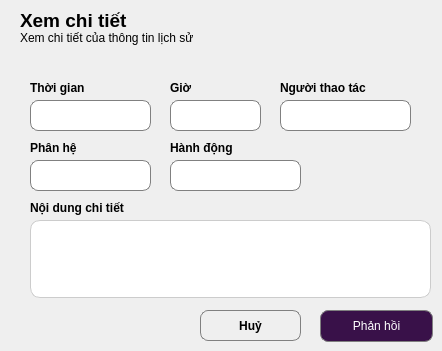
    <widget class="QWidget" name="page_82">
     <widget class="QLabel" name="label_937">
      <property name="geometry">
       <rect>
        <x>20</x>
        <y>10</y>
        <width>121</width>
        <height>21</height>
       </rect>
      </property>
      <property name="font">
       <font>
        <pointsize>14</pointsize>
        <weight>75</weight>
        <bold>true</bold>
       </font>
      </property>
      <property name="text">
       <string>Xem chi tiết</string>
      </property>
     </widget>
     <widget class="QLabel" name="label_938">
      <property name="geometry">
       <rect>
        <x>20</x>
        <y>30</y>
        <width>271</width>
        <height>16</height>
       </rect>
      </property>
      <property name="text">
       <string>Xem chi tiết của thông tin lịch sử</string>
      </property>
     </widget>
     <widget class="QLabel" name="label_939">
      <property name="geometry">
       <rect>
        <x>30</x>
        <y>80</y>
        <width>81</width>
        <height>16</height>
       </rect>
      </property>
      <property name="font">
       <font>
        <weight>75</weight>
        <bold>true</bold>
       </font>
      </property>
      <property name="text">
       <string>Thời gian</string>
      </property>
     </widget>
     <widget class="QLabel" name="label_940">
      <property name="geometry">
       <rect>
        <x>170</x>
        <y>80</y>
        <width>81</width>
        <height>16</height>
       </rect>
      </property>
      <property name="font">
       <font>
        <weight>75</weight>
        <bold>true</bold>
       </font>
      </property>
      <property name="text">
       <string>Giờ</string>
      </property>
     </widget>
     <widget class="QLabel" name="label_941">
      <property name="geometry">
       <rect>
        <x>280</x>
        <y>80</y>
        <width>101</width>
        <height>16</height>
       </rect>
      </property>
      <property name="font">
       <font>
        <weight>75</weight>
        <bold>true</bold>
       </font>
      </property>
      <property name="text">
       <string>Người thao tác</string>
      </property>
     </widget>
     <widget class="QLabel" name="label_942">
      <property name="geometry">
       <rect>
        <x>30</x>
        <y>140</y>
        <width>81</width>
        <height>16</height>
       </rect>
      </property>
      <property name="font">
       <font>
        <weight>75</weight>
        <bold>true</bold>
       </font>
      </property>
      <property name="text">
       <string>Phân hệ</string>
      </property>
     </widget>
     <widget class="QLabel" name="label_943">
      <property name="geometry">
       <rect>
        <x>170</x>
        <y>140</y>
        <width>81</width>
        <height>16</height>
       </rect>
      </property>
      <property name="font">
       <font>
        <weight>75</weight>
        <bold>true</bold>
       </font>
      </property>
      <property name="text">
       <string>Hành động</string>
      </property>
     </widget>
     <widget class="QLabel" name="label_944">
      <property name="geometry">
       <rect>
        <x>30</x>
        <y>200</y>
        <width>141</width>
        <height>16</height>
       </rect>
      </property>
      <property name="font">
       <font>
        <weight>75</weight>
        <bold>true</bold>
       </font>
      </property>
      <property name="text">
       <string>Nội dung chi tiết</string>
      </property>
     </widget>
     <widget class="QLineEdit" name="lne_thoigian1">
      <property name="geometry">
       <rect>
        <x>30</x>
        <y>100</y>
        <width>121</width>
        <height>31</height>
       </rect>
      </property>
      <property name="styleSheet">
       <string notr="true">QLineEdit {
    border: 1px solid gray;
    border-radius: 8px;
    padding: 5px;
}</string>
      </property>
      <property name="text">
       <string/>
      </property>
      <property name="alignment">
       <set>Qt::AlignCenter</set>
      </property>
     </widget>
     <widget class="QLineEdit" name="lne_gio1">
      <property name="geometry">
       <rect>
        <x>170</x>
        <y>100</y>
        <width>91</width>
        <height>31</height>
       </rect>
      </property>
      <property name="styleSheet">
       <string notr="true">QLineEdit {
    border: 1px solid gray;
    border-radius: 8px;
    padding: 5px;
}</string>
      </property>
      <property name="text">
       <string/>
      </property>
      <property name="alignment">
       <set>Qt::AlignCenter</set>
      </property>
     </widget>
     <widget class="QLineEdit" name="lne_nguoithaotac1">
      <property name="geometry">
       <rect>
        <x>280</x>
        <y>100</y>
        <width>131</width>
        <height>31</height>
       </rect>
      </property>
      <property name="styleSheet">
       <string notr="true">QLineEdit {
    border: 1px solid gray;
    border-radius: 8px;
    padding: 5px;
}</string>
      </property>
      <property name="text">
       <string/>
      </property>
      <property name="alignment">
       <set>Qt::AlignCenter</set>
      </property>
     </widget>
     <widget class="QLineEdit" name="lne_phanhe1">
      <property name="geometry">
       <rect>
        <x>30</x>
        <y>160</y>
        <width>121</width>
        <height>31</height>
       </rect>
      </property>
      <property name="styleSheet">
       <string notr="true">QLineEdit {
    border: 1px solid gray;
    border-radius: 8px;
    padding: 5px;
}</string>
      </property>
      <property name="text">
       <string/>
      </property>
      <property name="alignment">
       <set>Qt::AlignCenter</set>
      </property>
     </widget>
     <widget class="QLineEdit" name="lne_hanhdong1">
      <property name="geometry">
       <rect>
        <x>170</x>
        <y>160</y>
        <width>131</width>
        <height>31</height>
       </rect>
      </property>
      <property name="styleSheet">
       <string notr="true">QLineEdit {
    border: 1px solid gray;
    border-radius: 8px;
    padding: 5px;
}</string>
      </property>
      <property name="text">
       <string/>
      </property>
      <property name="alignment">
       <set>Qt::AlignCenter</set>
      </property>
     </widget>
     <widget class="QTextEdit" name="txt_ndchitiet1">
      <property name="geometry">
       <rect>
        <x>30</x>
        <y>220</y>
        <width>401</width>
        <height>78</height>
       </rect>
      </property>
      <property name="styleSheet">
       <string notr="true">QTextEdit {
    border: 1px solid #ccc;
    border-radius: 10px;
    padding: 6px;
    background: white;
}</string>
      </property>
      <property name="html">
       <string>&lt;!DOCTYPE HTML PUBLIC &quot;-//W3C//DTD HTML 4.0//EN&quot; &quot;http://www.w3.org/TR/REC-html40/strict.dtd&quot;&gt;
&lt;html&gt;&lt;head&gt;&lt;meta name=&quot;qrichtext&quot; content=&quot;1&quot; /&gt;&lt;style type=&quot;text/css&quot;&gt;
p, li { white-space: pre-wrap; }
&lt;/style&gt;&lt;/head&gt;&lt;body style=&quot; font-family:'MS Shell Dlg 2'; font-size:8.25pt; font-weight:400; font-style:normal;&quot;&gt;
&lt;p style=&quot;-qt-paragraph-type:empty; margin-top:0px; margin-bottom:0px; margin-left:0px; margin-right:0px; -qt-block-indent:0; text-indent:0px; font-family:'.AppleSystemUIFont'; font-size:13pt;&quot;&gt;&lt;br /&gt;&lt;/p&gt;&lt;/body&gt;&lt;/html&gt;</string>
      </property>
     </widget>
     <widget class="QPushButton" name="btn_huy11">
      <property name="geometry">
       <rect>
        <x>200</x>
        <y>310</y>
        <width>101</width>
        <height>31</height>
       </rect>
      </property>
      <property name="font">
       <font>
        <weight>75</weight>
        <bold>true</bold>
       </font>
      </property>
      <property name="styleSheet">
       <string notr="true">QPushButton {
 border: 1px solid gray;
 border-radius: 8px;
 padding: 5px;
 color: black;
}</string>
      </property>
      <property name="text">
       <string>Huỷ</string>
      </property>
     </widget>
     <widget class="QPushButton" name="btn_phanhoi2">
      <property name="geometry">
       <rect>
        <x>320</x>
        <y>310</y>
        <width>113</width>
        <height>32</height>
       </rect>
      </property>
      <property name="styleSheet">
       <string notr="true">QPushButton {
 border: 1px solid gray;
 border-radius: 8px;
 padding: 5px;
 background-color: #391149;
 color: white;
}</string>
      </property>
      <property name="text">
       <string>Phản hồi</string>
      </property>
     </widget>
    </widget>
